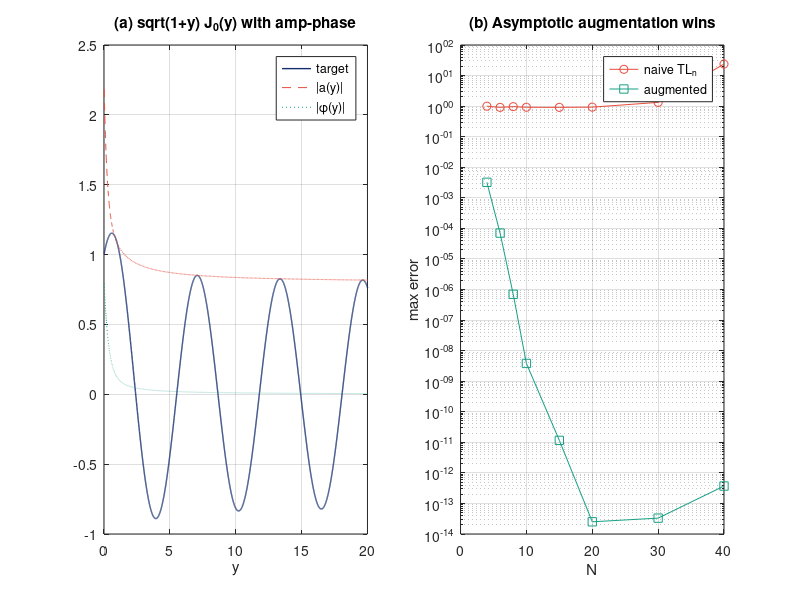
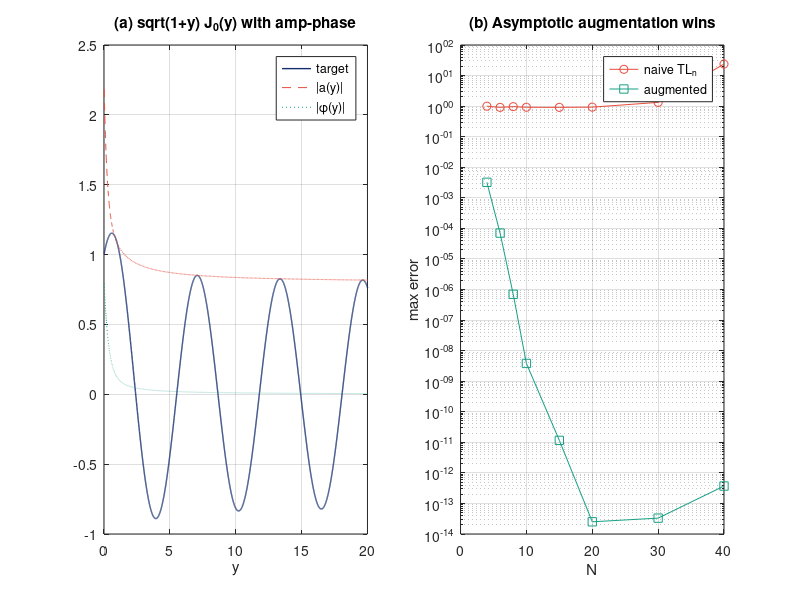

MATLAB code to generate these figures, in order:
function J0_oscillatory()
%% J0_oscillatory - Chapter 20, Etude 20.11.  Teach the basis the oscillation first.
% Asymptotic augmentation of the TL_n basis to capture J_0's non-decaying carrier.
% Author: Dr. Denys Dutykh.

    script_dir = fileparts(mfilename('fullpath'));
    out_dir = fullfile(script_dir, '..', '..', '..', ...
                       'textbook', 'figures', 'ch20', 'matlab');
    if ~exist(out_dir, 'dir'); mkdir(out_dir); end

    ell = 4;
    y_fine = linspace(0.01, 50, 8001);
    truth = sqrt(1 + y_fine) .* besselj(0, y_fine);
    y_samp = linspace(0.01, 80, 2001)';
    f_samp = sqrt(1 + y_samp) .* besselj(0, y_samp);

    Ns = [4 6 8 10 15 20 30 40];
    err_n = zeros(size(Ns)); err_a = zeros(size(Ns));
    for i = 1:length(Ns)
        c = naive_fit(y_samp, f_samp, Ns(i), ell);
        err_n(i) = max(abs(naive_eval(c, y_fine, ell) - truth));
        [a, b] = aug_fit(y_samp, f_samp, Ns(i), ell);
        err_a(i) = max(abs(aug_eval(a, b, y_fine, ell) - truth));
    end

    NAVY=[20 45 110]/255; CORAL=[231 76 60]/255; TEAL=[22 160 133]/255;
    fig = figure('Position',[100 100 1020 340],'Color','w');

    subplot(1,2,1);
    plot(y_fine, truth, 'Color', NAVY, 'LineWidth',1.0); hold on;
    [a15, b15] = aug_fit(y_samp, f_samp, 15, ell);
    M = build_TL(y_fine', 15, ell);
    plot(y_fine, abs(M*a15), '--', 'Color', CORAL);
    plot(y_fine, abs(M*b15), ':',  'Color', TEAL);
    xlim([0 20]); grid on; box on;
    xlabel('y'); title('(a) sqrt(1+y) J_0(y) with amp-phase');
    legend({'target','|a(y)|','|\phi(y)|'});

    subplot(1,2,2);
    semilogy(Ns, err_n + 1e-18, '-o', 'Color', CORAL); hold on;
    semilogy(Ns, err_a + 1e-18, '-s', 'Color', TEAL);
    xlabel('N'); ylabel('max error'); grid on; box on;
    title('(b) Asymptotic augmentation wins');
    legend({'naive TL_n','augmented'});

    print(fig, fullfile(out_dir, 'J0_oscillatory.pdf'), '-dpdf');
    print(fig, fullfile(out_dir, 'J0_oscillatory.png'), '-dpng');
    fprintf('[20.11-matlab] figure saved\n');
end

function M = build_TL(y, N, ell)
    x = (y - ell) ./ (y + ell);
    M = zeros(length(y), N + 1);
    M(:, 1) = 1;
    if N >= 1
        M(:, 2) = x;
    end
    for k = 3:N+1
        M(:, k) = 2*x.*M(:, k-1) - M(:, k-2);
    end
end

function c = naive_fit(y, f, N, ell)
    M = build_TL(y, N, ell);
    c = M \ f;
end

function [a, b] = aug_fit(y, f, N, ell)
    M = build_TL(y, N, ell);
    C = cos(y - pi/4); S = sin(y - pi/4);
    D = [M .* C, M .* S];
    ab = D \ f;
    a = ab(1:N+1); b = ab(N+2:end);
end

function v = naive_eval(c, y, ell)
    M = build_TL(y', length(c)-1, ell);
    v = (M * c)';
end

function v = aug_eval(a, b, y, ell)
    M = build_TL(y', length(a)-1, ell);
    v = ((M*a) .* cos(y' - pi/4) + (M*b) .* sin(y' - pi/4))';
end
